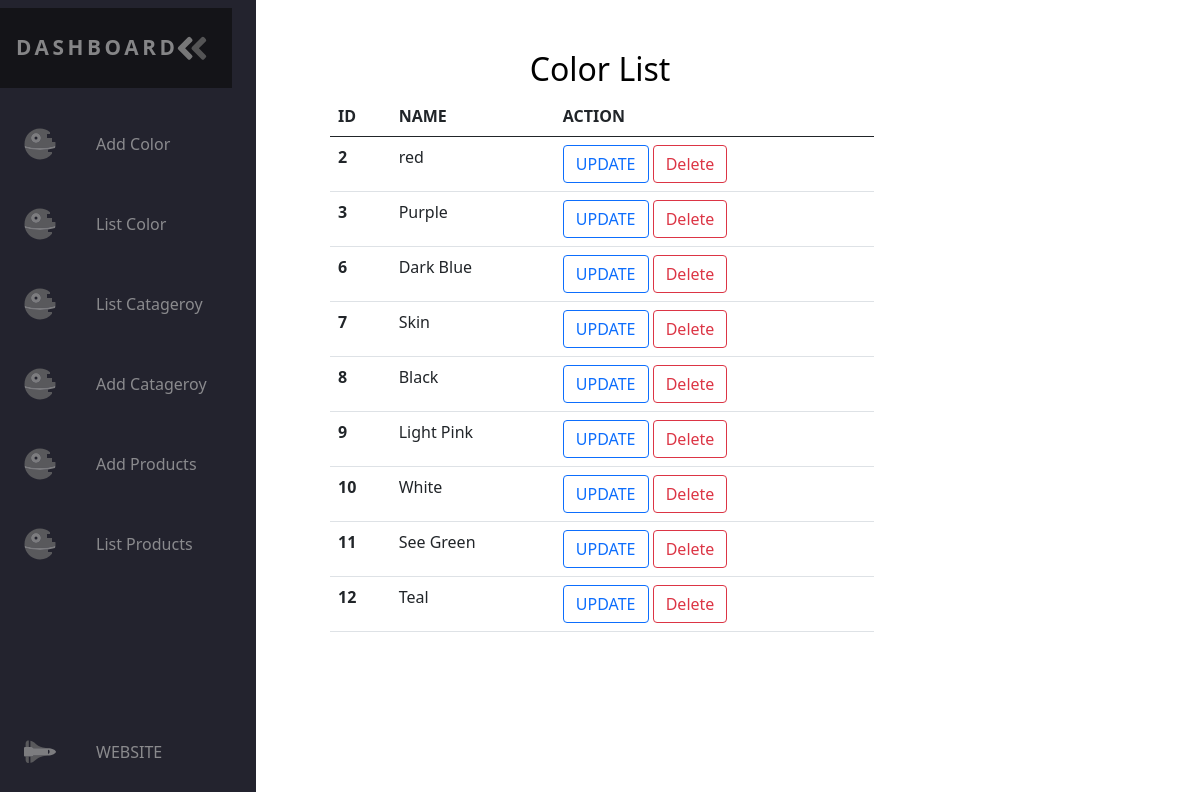
The app's page /listcolor.php with its own data.
### tables this page shows
CREATE TABLE `product_color` (
  `color_id` int(11) NOT NULL,
  `color_name` varchar(20) NOT NULL
);

### listcolor.php (the view, shortened to what this page needs)
<!doctype html>
<html lang="en">
<head>
    <?php include('style/css.php'); ?>
</head>
<body>
    <?php include('style/navbar.php') ?>
    <h2 class="text-center" style="padding-top: 50px;">Color List</h2>
    <div class="container" style="padding-left: 25%;">
        <div class="row">
            <div class="col-md-8">
            <table class="table">
                <thead>
                    <tr>
                        <th scope="col">ID</th>
                        <th scope="col"> NAME </th>
                        <th scope="col">ACTION</th>
                    </tr>
                </thead>
                <tbody>
<?php
include('config.php');
$sql = "SELECT * from product_color";
$result = mysqli_query($con, $sql) or die('qurey expire');
if (mysqli_num_rows($result) > 0) {
    while ($row = mysqli_fetch_assoc($result)) {
        echo "<tr>
<th>$row[color_id]</th>
<td>$row[color_name]</td>
<td>
<a href='editcolor.php?id=$row[color_id]' class='btn btn-outline-primary'>UPDATE</a>
<a href='color_delete.php?id=$row[color_id]' class='btn btn-outline-danger'>Delete</a>
</td>
</tr>";
    }
} else {
    echo "<h2> Not Found</h2>";
}
?>
                </tbody>
            </table>
            </div>
        </div>
    </div>
</body>
</html>

### style/css.php (style rules this page uses)
:root { font-size: 16px; font-family: 'Open Sans'; --text-primary: #b6b6b6; --text-secondary: #ececec; --bg-primary: #23232e; --bg-secondary: #141418; --transition-speed: 600ms; }
body { color: black; background-color: white; margin: 0; padding: 0; }
.dark { --text-primary: #b6b6b6; --text-secondary: #ececec; --bg-primary: #23232e; --bg-secondary: #141418; }

### records on screen
product_color: color_id "2", color_name "red"
product_color: color_id "3", color_name "Purple"
product_color: color_id "6", color_name "Dark Blue"
product_color: color_id "7", color_name "Skin"
product_color: color_id "8", color_name "Black"
product_color: color_id "9", color_name "Light Pink"
product_color: color_id "10", color_name "White"
product_color: color_id "11", color_name "See Green"
product_color: color_id "12", color_name "Teal"
